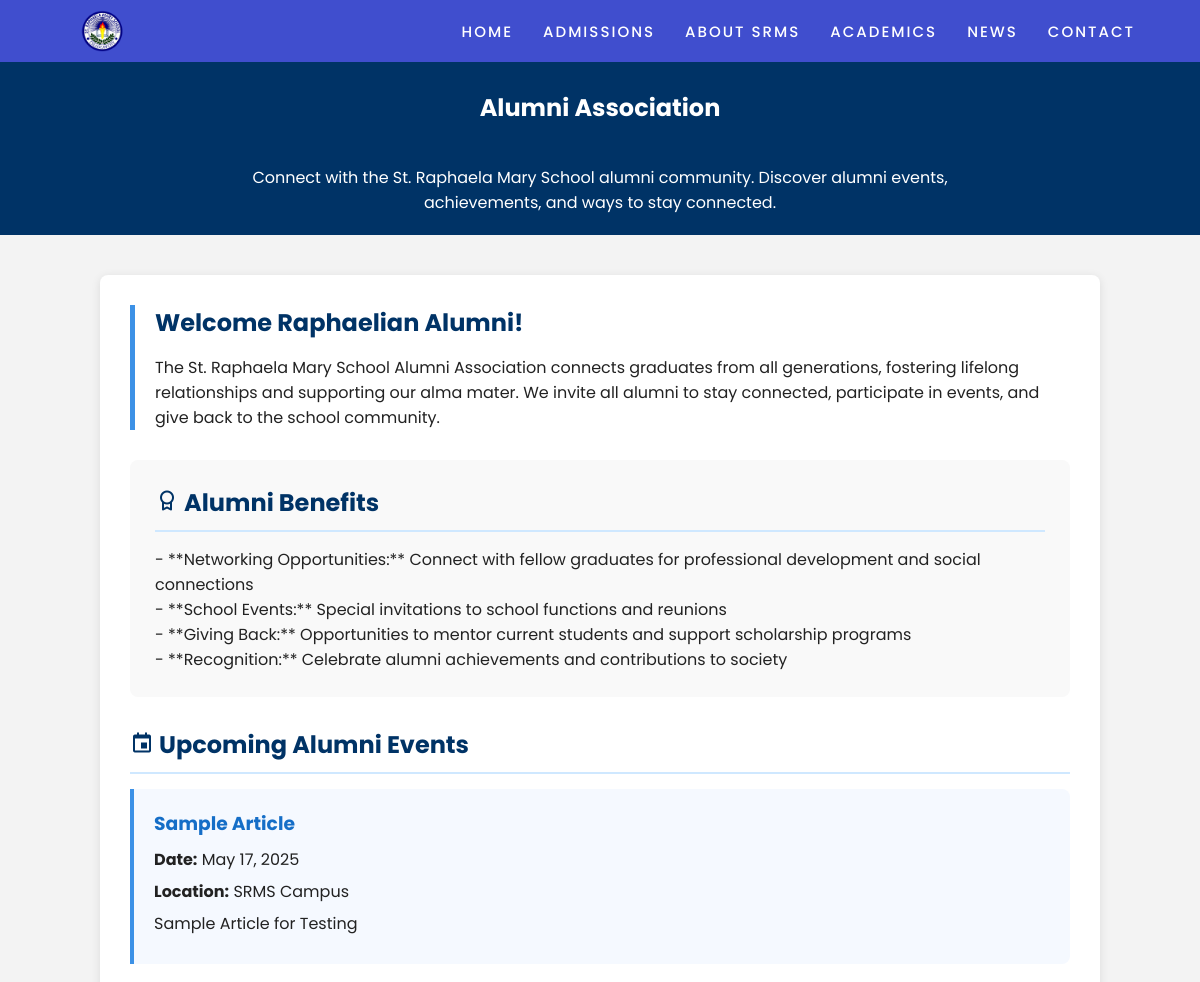
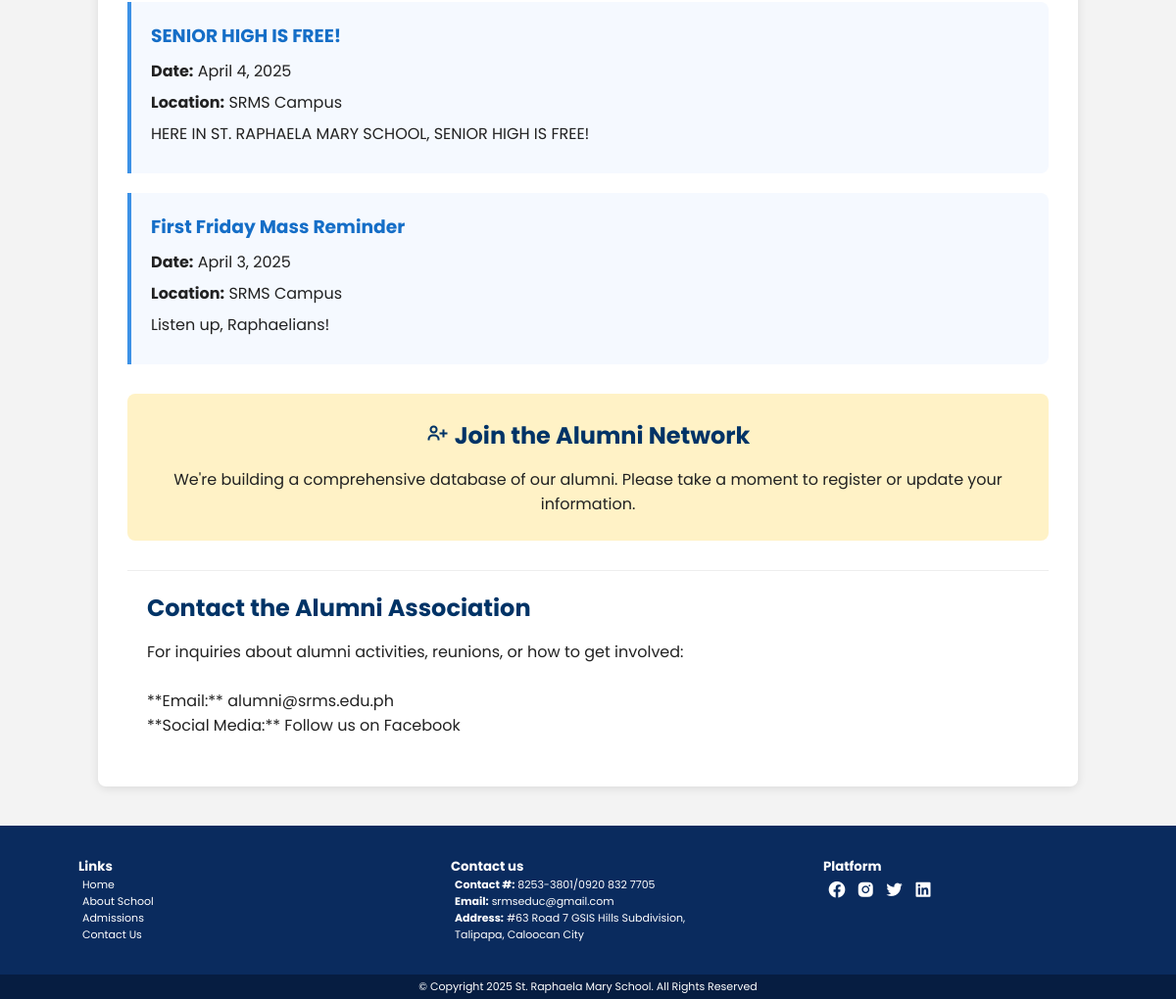
Page /alumni.php on the committed database (2 pictures, top to bottom).
### tables this page shows
CREATE TABLE `school_information` (
  `id` int(11) NOT NULL,
  `name` varchar(100) NOT NULL,
  `logo` varchar(255) DEFAULT NULL,
  `mission` text DEFAULT NULL,
  `vision` text DEFAULT NULL,
  `philosophy` text DEFAULT NULL,
  `email` varchar(100) DEFAULT NULL,
  `phone` varchar(50) DEFAULT NULL,
  `address` text DEFAULT NULL,
  `created_at` timestamp NOT NULL DEFAULT current_timestamp(),
  `updated_at` timestamp NOT NULL DEFAULT current_timestamp() ON UPDATE current_timestamp()
);

CREATE TABLE `navigation` (
  `id` int(11) NOT NULL,
  `name` varchar(50) NOT NULL,
  `url` varchar(255) NOT NULL,
  `parent_id` int(11) DEFAULT NULL,
  `display_order` int(11) DEFAULT 0,
  `is_active` tinyint(1) DEFAULT 1,
  `created_at` timestamp NOT NULL DEFAULT current_timestamp(),
  `updated_at` timestamp NOT NULL DEFAULT current_timestamp() ON UPDATE current_timestamp()
);

CREATE TABLE `page_content` (
  `id` int(11) NOT NULL,
  `page_key` varchar(50) NOT NULL,
  `title` varchar(255) NOT NULL,
  `content` text DEFAULT NULL,
  `meta_description` text DEFAULT NULL,
  `last_updated` timestamp NOT NULL DEFAULT current_timestamp() ON UPDATE current_timestamp(),
  `last_updated_by` int(11) DEFAULT NULL
);

CREATE TABLE `page_sections` (
  `id` int(11) NOT NULL,
  `page_id` int(11) NOT NULL,
  `section_key` varchar(50) NOT NULL,
  `title` varchar(255) DEFAULT NULL,
  `content` text DEFAULT NULL,
  `display_order` int(11) DEFAULT 0
);

CREATE TABLE `news` (
  `id` int(11) NOT NULL,
  `title` varchar(255) NOT NULL,
  `slug` varchar(255) NOT NULL,
  `content` longtext NOT NULL,
  `summary` text DEFAULT NULL,
  `image` varchar(255) DEFAULT NULL,
  `published_date` datetime NOT NULL,
  `author_id` int(11) DEFAULT NULL,
  `status` enum('published','draft') DEFAULT 'draft',
  `featured` tinyint(1) DEFAULT 0,
  `created_at` timestamp NOT NULL DEFAULT current_timestamp(),
  `updated_at` timestamp NOT NULL DEFAULT current_timestamp() ON UPDATE current_timestamp(),
  `category` varchar(50) DEFAULT NULL
);

### includes/db.php (called while the page is built, shortened)
<?php
class Database {
    private $connection;
    private function connect() {
        $host = DB_SERVER;
        $user = DB_USERNAME;
        $pass = DB_PASSWORD;
        $db = DB_NAME;
        $port = defined('DB_PORT') ? DB_PORT : '3306';
        $this->connection = new mysqli($host, $user, $pass, $db, $port);
        $this->connection->set_charset('utf8mb4');
    }
    public function query($sql) {
        $result = $this->connection->query($sql);
        return $result;
    }
    public function fetch_row($sql) {
        $result = $this->query($sql);
        if ($result && $result->num_rows > 0) {
            return $result->fetch_assoc();
        }
        return null;
    }
    public function fetch_all($sql) {
        $result = $this->query($sql);
        $rows = [];
        if ($result) {
            while ($row = $result->fetch_assoc()) {
                $rows[] = $row;
            }
        }
        return $rows;
    }
    public function escape($string) {
        return $this->connection->real_escape_string($string);
    }
}

### alumni.php (the view, shortened to what this page needs)
<?php
include 'includes/header.php';
$page_key = 'alumni';
$page_content = get_page_content($page_key);
$alumni_events = [];
try {
    $check_category_column = $db->fetch_row("SHOW COLUMNS FROM news LIKE 'category'");
    if ($check_category_column) {
        $alumni_events = $db->fetch_all("SELECT * FROM news
                                        WHERE category = 'alumni'
                                        AND status = 'published'
                                        ORDER BY published_date DESC LIMIT 3");
    } else {
        $alumni_events = $db->fetch_all("SELECT * FROM news
                                       WHERE (title LIKE '%alumni%' OR content LIKE '%alumni%')
                                       AND status = 'published'
                                       ORDER BY published_date DESC LIMIT 3");
    }
    if (empty($alumni_events)) {
        $alumni_events = $db->fetch_all("SELECT * FROM news
                                       WHERE status = 'published'
                                       ORDER BY published_date DESC LIMIT 3");
    }
} catch (Exception $e) {
    error_log("Error fetching alumni events: " . $e->getMessage());
}
?>
<section class="main-head">
    <h1><?php echo isset($page_content['title']) ? htmlspecialchars($page_content['title']) : 'ALUMNI ASSOCIATION'; ?></h1>
    <p><?php echo isset($page_content['meta_description']) ? htmlspecialchars($page_content['meta_description']) : 'Connect with fellow Raphaelians and stay updated with alumni activities'; ?></p>
</section>
<main>
    <div class="alumni-container">
        <div class="welcome-message">
            <h2>Welcome Raphaelian Alumni!</h2>
            <?php if (isset($page_content) && isset($page_content['sections_by_key']['welcome'])): ?>
                <?php display_page_section($page_content, 'welcome', false); ?>
            <?php endif; ?>
        </div>
        <div class="alumni-benefits">
            <h2><i class='bx bx-award'></i> Alumni Benefits</h2>
            <?php if (isset($page_content) && isset($page_content['sections_by_key']['benefits'])): ?>
                <?php display_page_section($page_content, 'benefits', false); ?>
            <?php endif; ?>
        </div>
        <div class="upcoming-events">
            <h2><i class='bx bx-calendar-event'></i> Upcoming Alumni Events</h2>
            <?php if (!empty($alumni_events)): ?>
                <?php foreach ($alumni_events as $event): ?>
                    <div class="event-card">
                        <h3><?php echo htmlspecialchars($event['title']); ?></h3>
                        <p><strong>Date:</strong> <?php echo date('F j, Y', strtotime($event['published_date'])); ?></p>
                        <p><strong>Location:</strong> <?php echo htmlspecialchars($event['location'] ?? 'SRMS Campus'); ?></p>
                        <p><?php echo htmlspecialchars($event['summary'] ?? substr($event['content'], 0, 150) . '...'); ?></p>
                    </div>
                <?php endforeach; ?>
            <?php endif; ?>
        </div>
        <div class="alumni-registration">
            <h2><i class='bx bx-user-plus'></i> Join the Alumni Network</h2>
            <?php if (isset($page_content) && isset($page_content['sections_by_key']['registration'])): ?>
                <?php display_page_section($page_content, 'registration', false); ?>
            <?php endif; ?>
        </div>
        <div class="alumni-contact">
            <h2>Contact the Alumni Association</h2>
            <?php if (isset($page_content) && isset($page_content['sections_by_key']['contact'])): ?>
                <?php display_page_section($page_content, 'contact', false); ?>
            <?php endif; ?>
        </div>
    </div>
</main>
<?php include 'includes/footer.php'; ?>

### includes/header.php (shortened to what this page needs)
<?php
$script_path = $_SERVER['SCRIPT_FILENAME'];
$is_in_subdirectory = strpos($script_path, 'academics') !== false ||
                      strpos($script_path, 'admin') !== false;
$root_path = $is_in_subdirectory ? dirname(dirname($script_path)) : dirname($script_path);
require_once $root_path . '/includes/db.php';
require_once $root_path . '/includes/functions.php';
$db = new Database();
$school_info = $db->fetch_row("SELECT * FROM school_information LIMIT 1");
$logo_url = get_header_image_url($school_info['logo'] ?? '');
$current_page = basename($_SERVER['PHP_SELF']);
$current_url = $_SERVER['REQUEST_URI'];
$navigation = [];
$home = $db->fetch_row("SELECT * FROM navigation WHERE id = 1 AND is_active = 1");
if ($home) {
    $home['children'] = $db->fetch_all("SELECT * FROM navigation WHERE parent_id = 1 AND is_active = 1 ORDER BY display_order ASC");
    $navigation[] = $home;
}
$admissions = $db->fetch_row("SELECT * FROM navigation WHERE id = 2 AND is_active = 1");
if ($admissions) {
    $admissions['children'] = $db->fetch_all("SELECT * FROM navigation WHERE parent_id = 2 AND is_active = 1 ORDER BY display_order ASC");
    $navigation[] = $admissions;
}
$about = $db->fetch_row("SELECT * FROM navigation WHERE id = 3 AND is_active = 1");
if ($about) {
    $about['children'] = $db->fetch_all("SELECT * FROM navigation WHERE parent_id = 3 AND is_active = 1 ORDER BY display_order ASC");
    $navigation[] = $about;
}
$academics = $db->fetch_row("SELECT * FROM navigation WHERE id = 4 AND is_active = 1");
if ($academics) {
    $academics['children'] = $db->fetch_all("SELECT * FROM navigation WHERE parent_id = 4 AND is_active = 1 ORDER BY display_order ASC");
    $navigation[] = $academics;
}
$news = $db->fetch_row("SELECT * FROM navigation WHERE id = 5 AND is_active = 1");
if ($news) {
    $news['children'] = $db->fetch_all("SELECT * FROM navigation WHERE parent_id = 5 AND is_active = 1 ORDER BY display_order ASC");
    $navigation[] = $news;
}
$contact = $db->fetch_row("SELECT * FROM navigation WHERE id = 6 AND is_active = 1");
if ($contact) {
    $contact['children'] = $db->fetch_all("SELECT * FROM navigation WHERE parent_id = 6 AND is_active = 1 ORDER BY display_order ASC");
    $navigation[] = $contact;
}
function get_header_image_url($path) {
    $normalized_path = normalize_image_path($path);
    return get_correct_image_url($normalized_path);
}
?>
<!DOCTYPE html>
<html lang="en">
<head>
    <link rel="stylesheet" href="<?php echo SITE_URL; ?>/assets/css/styles.css">
    <link href='https://unpkg.com/boxicons@2.1.4/css/boxicons.min.css' rel='stylesheet'>
</head>
<body>
    <header>
        <a href="<?php echo SITE_URL; ?>/index.php" class="logo">
            <img src="<?php echo $logo_url; ?>" alt="<?php echo htmlspecialchars($school_info['name'] ?? 'St. Raphaela Mary School'); ?> Logo"
                onerror="this.onerror=null; this.src='<?php echo SITE_URL; ?>/assets/images/branding/logo-primary.png'; console.log('Logo fallback used');">
        </a>
        <ul class="menu-link">
            <?php if (empty($navigation)): ?>
                <li><a href="<?php echo SITE_URL; ?>/index.php" class="sub-menu-link">HOME</a></li>
                <li><a href="<?php echo SITE_URL; ?>/admissions.php" class="sub-menu-link">ADMISSIONS</a></li>
                <li><a href="<?php echo SITE_URL; ?>/about.php" class="sub-menu-link">ABOUT SRMS</a></li>
                <li><a href="<?php echo SITE_URL; ?>/academics/senior-high.php" class="sub-menu-link">ACADEMICS</a></li>
                <li><a href="<?php echo SITE_URL; ?>/news.php" class="sub-menu-link">NEWS</a></li>
                <li><a href="<?php echo SITE_URL; ?>/contact.php" class="sub-menu-link">CONTACT</a></li>
            <?php else: ?>
                <?php foreach ($navigation as $index => $item): ?>
                    <?php
                    $is_active = ($current_page === basename($item['url'])) ||
                                (strpos($current_url, dirname($item['url'])) !== false && basename($item['url']) === '#');
                    ?>
                    <li>
                        <a href="<?php echo SITE_URL . $item['url']; ?>" class="sub-menu-link <?php echo $is_active ? 'active' : ''; ?>">
                            <?php echo htmlspecialchars($item['name']); ?>
                        </a>
                    </li>
                <?php endforeach; ?>
            <?php endif; ?>
        </ul>
    </header>

### includes/functions.php (shortened to what this page needs)
<?php
function get_page_content($page_key, $debug = false) {
    global $db;
    $page_key = $db->escape($page_key);
    $page = $db->fetch_row("SELECT * FROM page_content WHERE page_key = '$page_key'");
    if ($page) {
        $page_id = $page['id'];
        $sections = $db->fetch_all("SELECT * FROM page_sections WHERE page_id = $page_id ORDER BY display_order ASC");
        $page['sections'] = $sections;
        $page['sections_by_key'] = [];
        foreach ($sections as $section) {
            $page['sections_by_key'][$section['section_key']] = $section;
        }
        return $page;
    }
    return null;
}
function display_page_section($page, $section_key, $show_title = true, $default_content = '', $escape_html = true) {
    $section = $page['sections_by_key'][$section_key];
    if ($escape_html) {
        echo nl2br(htmlspecialchars($section['content']));
    } else {
        echo $section['content'];
    }
}
function get_correct_image_url($image_path) {
    $path = normalize_image_path($image_path);
    $project_folder = '';
    if (preg_match('#/([^/]+)$#', parse_url(SITE_URL, PHP_URL_PATH), $matches)) {
        $project_folder = $matches[1];
    }
    $has_project_folder = !empty($project_folder) &&
                        (strpos($path, '/' . $project_folder . '/') === 0 ||
                         strpos($path, '/' . $project_folder . '/') !== false);
    if ($has_project_folder) {
        $url = SITE_URL . substr($path, strlen('/' . $project_folder));
        error_log("URL with project folder already included: " . $url);
    } else {
        $url = SITE_URL . $path;
    }
    return $url;
}
function normalize_image_path($path) {
    if (preg_match('#/([^/]+)$#', parse_url(SITE_URL, PHP_URL_PATH), $matches)) {
        $project_folder = $matches[1];
    }
    $path = '/' . ltrim(str_replace('\\', '/', $path), '/');
    $path = preg_replace('#/+#', '/', $path);
    return $path;
}

### includes/footer.php (shortened to what this page needs)
    <footer>
        <ul class="information">
            <li class="footer-link">
                <h5>Links</h5>
                <a href="<?php echo SITE_URL; ?>/index.php">Home</a>
                <a href="<?php echo SITE_URL; ?>/about.php">About School</a>
                <a href="<?php echo SITE_URL; ?>/admissions.php">Admissions</a>
                <a href="<?php echo SITE_URL; ?>/contact.php">Contact Us</a>
            </li>
            <li>
                <h5>Contact us</h5>
                <p><b>Contact #:</b> <?php echo htmlspecialchars($school_info['phone'] ?? '8253-3801/0920 832 7705'); ?></p>
                <p><b>Email:</b> <?php echo htmlspecialchars($school_info['email'] ?? 'srmseduc@gmail.com'); ?></p>
                <p><b>Address:</b> <?php echo htmlspecialchars($school_info['address'] ?? '#63 Road 7 GSIS Hills Subdivision, Talipapa, Caloocan City'); ?></p>
            </li>
            <li class="app">
                <h5>Platform</h5>
                <a href="https://web.facebook.com/srms.page">
                    <i class='bx bxl-facebook-circle'></i>
                </a>
                <a href="#">
                    <i class='bx bxl-instagram-alt'></i>
                </a>
                <a href="#">
                    <i class='bx bxl-twitter'></i>
                </a>
                <a href="#">
                    <i class='bx bxl-linkedin-square'></i>
                </a>
            </li>
        </ul>
        <div class="copyrighted">
            <div class="copyright">
                <p>© Copyright <?php echo date('Y'); ?> <?php echo htmlspecialchars($school_info['name'] ?? 'St. Raphaela Mary School'); ?>. All Rights Reserved</p>
            </div>
        </div>
    </footer>
</body>
</html>

### rows in the picture
school_information: logo (picture), phone "8253-3801/0920 832 7705", email "srmseduc@gmail.com", address "#63 Road 7 GSIS Hills Subdivision, Talipapa, Caloocan City", name "St. Raphaela Mary School"
navigation: name "HOME"
navigation: name "ADMISSIONS"
navigation: name "ABOUT SRMS"
navigation: name "ACADEMICS"
navigation: name "NEWS"
navigation: name "CONTACT"
page_content: title "Alumni Association", meta_description "Connect with the St. Raphaela Mary School alumni community. Discover alumni events, achievements, and ways to stay connected."
page_sections: content "The St. Raphaela Mary School Alumni Association connects graduates from all generations, fostering lifelong relationships and supporting our alma mater. We invite all alumni to stay connected, participate in events, and give back to the school community."
page_sections: content "- **Networking Opportunities:** Connect with fellow graduates for professional development and social connections - **School Events:** Special invitations to school functions and reunions - **Giving Back:** Opportunities to mentor current students and support scholarship programs - **Recognition:** Celebrate alumni achievements and contributions to society"
news: title "Sample Article", published_date "May 17, 2025", location "SRMS Campus", summary "Sample Article for Testing"
news: title "SENIOR HIGH IS FREE!", published_date "April 4, 2025", location "SRMS Campus", summary "HERE IN ST. RAPHAELA MARY SCHOOL, SENIOR HIGH IS FREE!"
news: title "First Friday Mass Reminder", published_date "April 3, 2025", location "SRMS Campus", summary "Listen up, Raphaelians!"
page_sections: content "We're building a comprehensive database of our alumni. Please take a moment to register or update your information."
page_sections: content "For inquiries about alumni activities, reunions, or how to get involved: **Email:** alumni@srms.edu.ph **Social Media:** Follow us on Facebook"
